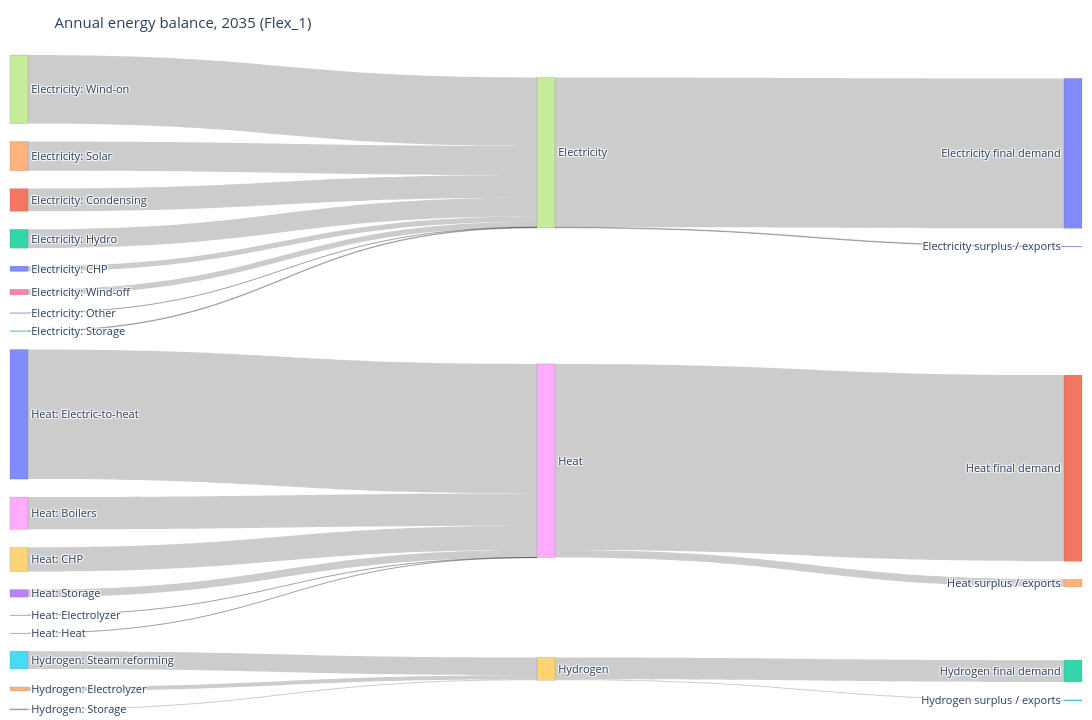

Notebook code cell kept with this figure:
### Code cell
# 1.6 Annual energy-balance Sankey diagram (TWh)
# Technology groups feed carriers, which feed final demand.
SANKEY_YEAR = max(get("PRO_YCRAGF")["Year"])
sankey_carriers = ["ELECTRICITY", "HEAT", "HYDROGEN"]
sankey_names = {"ELECTRICITY": "Electricity", "HEAT": "Heat", "HYDROGEN": "Hydrogen"}

sankey_pro = get("PRO_YCRAGF").query("Year == @SANKEY_YEAR and Commodity in @sankey_carriers").copy()
sankey_pro["Source"] = tech_group(sankey_pro, unpack=True)
sankey_pro = sankey_pro.groupby(["Commodity", "Source"])["Value"].sum().reset_index()

sankey_dem = pd.concat([
    get("EL_DEMAND_YCR").assign(Commodity="ELECTRICITY"),
    get("H_DEMAND_YCRA").assign(Commodity="HEAT"),
    get("H2_DEMAND_YCR").assign(Commodity="HYDROGEN"),
], ignore_index=True).query("Year == @SANKEY_YEAR and Commodity in @sankey_carriers")
sankey_dem = sankey_dem.groupby("Commodity")["Value"].sum()

source_labels = [f"{row.Commodity.title()}: {row.Source}" for row in sankey_pro.itertuples()]
carrier_labels = [sankey_names[c] for c in sankey_carriers]
sink_labels = [f"{sankey_names[c]} final demand" for c in sankey_carriers]
labels = source_labels + carrier_labels + sink_labels
carrier_index = {c: len(source_labels) + i for i, c in enumerate(sankey_carriers)}
sink_index = {c: len(source_labels) + len(carrier_labels) + i for i, c in enumerate(sankey_carriers)}
source_index = {(row.Commodity, row.Source): i for i, row in enumerate(sankey_pro.itertuples())}

links = [(source_index[(row.Commodity, row.Source)], carrier_index[row.Commodity], row.Value) for row in sankey_pro.itertuples() if row.Value > 0]
for commodity in sankey_carriers:
    supply = sankey_pro.loc[sankey_pro["Commodity"] == commodity, "Value"].sum()
    demand_value = float(sankey_dem.get(commodity, 0))
    if demand_value > 0:
        links.append((carrier_index[commodity], sink_index[commodity], demand_value))
    residual = supply - demand_value
    if residual > 1e-9:
        labels.append(f"{sankey_names[commodity]} surplus / exports")
        links.append((carrier_index[commodity], len(labels) - 1, residual))
    elif residual < -1e-9:
        labels.append(f"{sankey_names[commodity]} net imports")
        links.append((len(labels) - 1, carrier_index[commodity], -residual))

fig = go.Figure(go.Sankey(
    arrangement="snap",
    node=dict(label=labels, pad=18, thickness=18, line=dict(color="rgba(80,80,80,0.35)", width=0.5)),
    link=dict(source=[x[0] for x in links], target=[x[1] for x in links], value=[x[2] for x in links]),
))
fig.update_layout(title=f"Annual energy balance, {SANKEY_YEAR} ({SCENARIO})", height=720, width=1250,
                  font=dict(size=11), margin=dict(l=10, r=10, t=55, b=10))
fig.show()

### Figure 1 — Plotly figure (JSON) as saved in the notebook; plotly's stock layout.template omitted (floating-point values rounded to 4 significant figures)
{"data": [{"arrangement": "snap", "link": {"source": [0, 1, 2, 3, 4, 5, 6, 7, 8, 9, 10, 11, 12, 13, 14, 15, 16, 17, 17, 18, 18, 19, 19], "target": [17, 17, 17, 17, 17, 17, 17, 17, 18, 18, 18, 18, 18, 18, 19, 19, 19, 20, 23, 21, 24, 22, 25], "value": [172.4, 745.9, 619.5, 0.0406, 959.0, 21.58, 179.4, 2257.0, 1063.0, 797.3, 4268.0, 1.37, 0.4614, 246.9, 129.9, 586.5, 35.72, 4933.0, 21.58, 6130.0, 246.9, 716.4, 35.72]}, "node": {"label": ["Electricity: CHP", "Electricity: Condensing", "Electricity: Hydro", "Electricity: Other", "Electricity: Solar", "Electricity: Storage", "Electricity: Wind-off", "Electricity: Wind-on", "Heat: Boilers", "Heat: CHP", "Heat: Electric-to-heat", "Heat: Electrolyzer", "Heat: Heat", "Heat: Storage", "Hydrogen: Electrolyzer", "Hydrogen: Steam reforming", "Hydrogen: Storage", "Electricity", "Heat", "Hydrogen", "Electricity final demand", "Heat final demand", "Hydrogen final demand", "Electricity surplus / exports", "Heat surplus / exports", "Hydrogen surplus / exports"], "line": {"color": "rgba(80,80,80,0.35)", "width": 0.5}, "pad": 18, "thickness": 18}, "type": "sankey"}], "layout": {"font": {"size": 11}, "height": 720, "margin": {"b": 10, "l": 10, "r": 10, "t": 55}, "title": {"text": "Annual energy balance, 2035 (Flex_1)"}, "width": 1250}}
